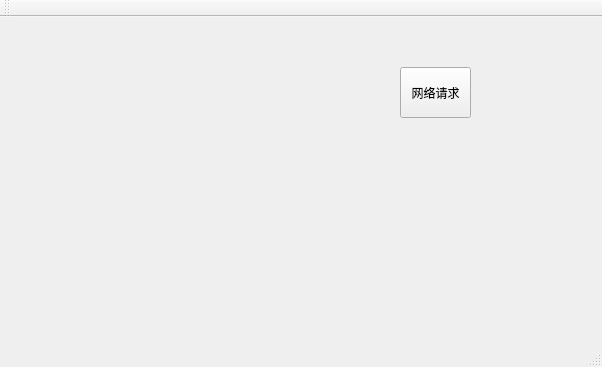
<?xml version="1.0" encoding="UTF-8"?>
<ui version="4.0">
 <class>MainWindow</class>
 <widget class="QMainWindow" name="MainWindow">
  <property name="geometry">
   <rect>
    <x>0</x>
    <y>0</y>
    <width>602</width>
    <height>367</height>
   </rect>
  </property>
  <property name="windowTitle">
   <string>MainWindow</string>
  </property>
  <widget class="QWidget" name="centralWidget">
   <widget class="QPushButton" name="requestBtn">
    <property name="geometry">
     <rect>
      <x>400</x>
      <y>50</y>
      <width>71</width>
      <height>51</height>
     </rect>
    </property>
    <property name="text">
     <string>网络请求</string>
    </property>
   </widget>
  </widget>
  <widget class="QMenuBar" name="menuBar">
   <property name="geometry">
    <rect>
     <x>0</x>
     <y>0</y>
     <width>602</width>
     <height>23</height>
    </rect>
   </property>
  </widget>
  <widget class="QToolBar" name="mainToolBar">
   <attribute name="toolBarArea">
    <enum>TopToolBarArea</enum>
   </attribute>
   <attribute name="toolBarBreak">
    <bool>false</bool>
   </attribute>
  </widget>
  <widget class="QStatusBar" name="statusBar"/>
 </widget>
 <layoutdefault spacing="6" margin="11"/>
 <resources/>
 <connections/>
</ui>
